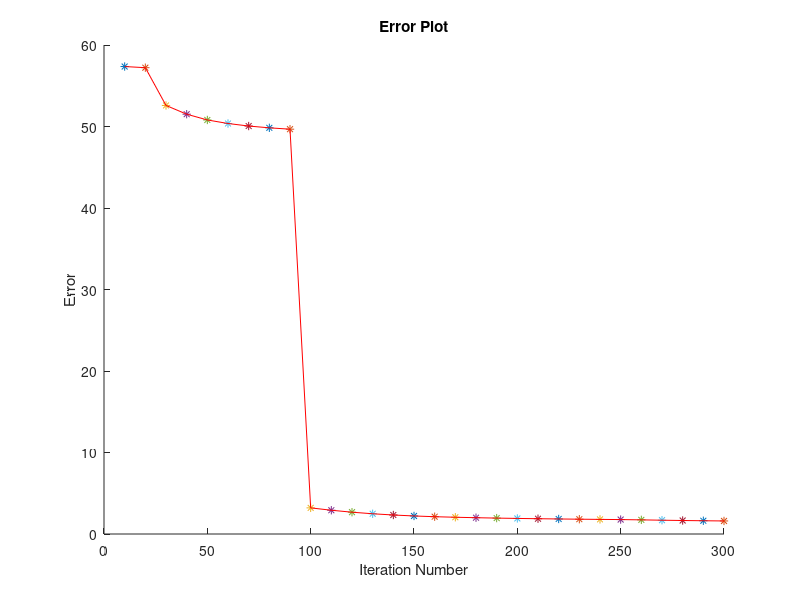

The MATLAB script that drew this image:

load('iteration_matrix.mat');
figure(1);
% plot(iteration_matrix);
hold on;
for i = 1:30
    plot(iteration_matrix(1,i), iteration_matrix(2,i), '*'); 
end

hold on

for i = 2:30
    plot([iteration_matrix(1, i), iteration_matrix(1, i - 1)], [iteration_matrix(2, i), iteration_matrix(2, i - 1)], 'r'); 
end

title('Error Plot')
xlabel('Iteration Number')
ylabel('Error')
